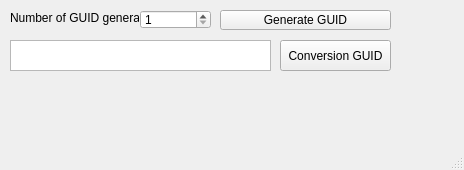
<?xml version="1.0" encoding="UTF-8"?>
<ui version="4.0">
 <class>MainWindow</class>
 <widget class="QMainWindow" name="MainWindow">
  <property name="geometry">
   <rect>
    <x>0</x>
    <y>0</y>
    <width>464</width>
    <height>170</height>
   </rect>
  </property>
  <property name="windowTitle">
   <string>GUID</string>
  </property>
  <property name="layoutDirection">
   <enum>Qt::LeftToRight</enum>
  </property>
  <widget class="QWidget" name="centralwidget">
   <widget class="QLabel" name="label">
    <property name="geometry">
     <rect>
      <x>10</x>
      <y>10</y>
      <width>129</width>
      <height>16</height>
     </rect>
    </property>
    <property name="text">
     <string>Number of GUID generate:</string>
    </property>
   </widget>
   <widget class="QPushButton" name="ConversionGUIDButton">
    <property name="geometry">
     <rect>
      <x>280</x>
      <y>40</y>
      <width>111</width>
      <height>31</height>
     </rect>
    </property>
    <property name="text">
     <string>Conversion GUID</string>
    </property>
   </widget>
   <widget class="QPlainTextEdit" name="plainTextEdit">
    <property name="geometry">
     <rect>
      <x>10</x>
      <y>40</y>
      <width>261</width>
      <height>31</height>
     </rect>
    </property>
   </widget>
   <widget class="QSpinBox" name="Number">
    <property name="geometry">
     <rect>
      <x>140</x>
      <y>10</y>
      <width>71</width>
      <height>19</height>
     </rect>
    </property>
    <property name="minimum">
     <number>1</number>
    </property>
    <property name="value">
     <number>1</number>
    </property>
   </widget>
   <widget class="QPushButton" name="GenGUIDButton">
    <property name="geometry">
     <rect>
      <x>220</x>
      <y>10</y>
      <width>171</width>
      <height>20</height>
     </rect>
    </property>
    <property name="text">
     <string>Generate GUID</string>
    </property>
   </widget>
  </widget>
  <widget class="QMenuBar" name="menubar">
   <property name="geometry">
    <rect>
     <x>0</x>
     <y>0</y>
     <width>464</width>
     <height>21</height>
    </rect>
   </property>
  </widget>
  <widget class="QStatusBar" name="statusbar"/>
 </widget>
 <resources/>
 <connections/>
</ui>
